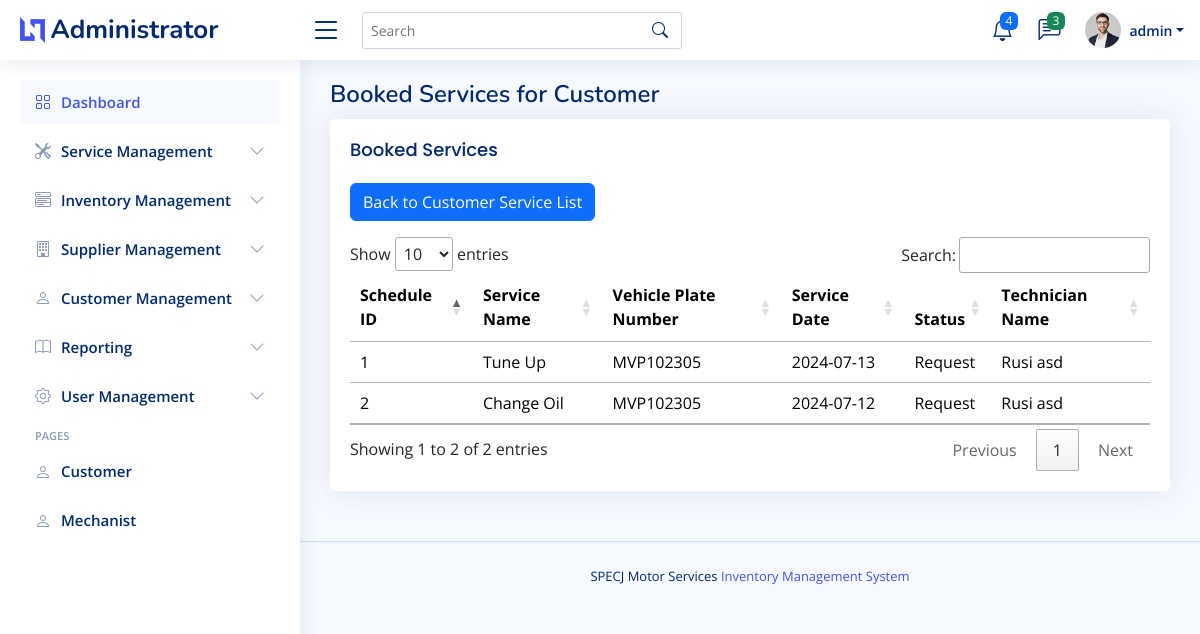
Screenshot of /admin/customer_list_of_services.php?customer_id=4 (signed in) with the database file from the repository.
### tables this page shows
CREATE TABLE `scheduling_services_tbl`  (
  `sched_service_id` int NOT NULL AUTO_INCREMENT,
  `customer_id` int NULL DEFAULT NULL,
  `vehicle_id` int NULL DEFAULT NULL,
  `services_id` int NULL DEFAULT NULL,
  `service_description` varchar(255) NULL DEFAULT NULL,
  `service_date` date NULL DEFAULT NULL,
  `preferred_time` time NULL DEFAULT NULL,
  `mechanist_id` int NULL DEFAULT NULL,
  `technician_notes` varchar(255) NULL DEFAULT NULL,
  `customer_comments` varchar(255) NULL DEFAULT NULL,
  `special_instruction` varchar(255) NULL DEFAULT NULL,
  `status` varchar(255) NULL DEFAULT NULL,
  PRIMARY KEY (`sched_service_id`) USING BTREE
);

CREATE TABLE `services_tbl`  (
  `id` int NOT NULL AUTO_INCREMENT,
  `services_type` enum('Car','Motorcycle') NOT NULL,
  `services_name` varchar(255) NOT NULL,
  `price` decimal(10, 2) NOT NULL,
  PRIMARY KEY (`id`) USING BTREE
);

CREATE TABLE `c_vehicles_registration_tbl`  (
  `id` int NOT NULL AUTO_INCREMENT,
  `customer_id` int NULL DEFAULT NULL,
  `vehicle_model` varchar(100) NOT NULL,
  `vehicle_year` int NOT NULL,
  `license_plate` varchar(20) NOT NULL,
  `mileage` int NULL DEFAULT NULL,
  `vin` varchar(50) NULL DEFAULT NULL,
  `registration_date` date NULL DEFAULT NULL,
  `notes` text NULL,
  PRIMARY KEY (`id`) USING BTREE,
  INDEX `customer_id`(`customer_id` ASC) USING BTREE,
  CONSTRAINT `c_vehicles_registration_tbl_ibfk_1` FOREIGN KEY (`customer_id`) REFERENCES `customers_tbl` (`id`) ON DELETE RESTRICT ON UPDATE RESTRICT
);

### admin/customer_list_of_services.php (the view, shortened to what this page needs)
<?php
include("admin_header.php");
?>
<body>
    <?php
    include("admin_topnav.php");
    include("admin_sidenav.php");
    ?>
    <main id="main" class="main">
        <div class="pagetitle">
            <h1>Booked Services for Customer</h1>
        </div>
        <section class="section">
            <div class="row">
                <div class="col-lg-12">
                    <div class="card">
                        <div class="card-body">
                            <h5 class="card-title">Booked Services</h5>
                            <a href="customer_service_history.php"><button type="button" class="btn btn-primary mb-3">Back to Customer Service List</button></a>
                            <?php
                            if (isset($_GET['customer_id'])) {
                                $customer_id = $_GET['customer_id'];
                                $scheduleQuery = "
                                    SELECT
                                        ss.sched_service_id,
                                        ss.status,
                                        s.services_name,
                                        ss.service_date,
                                        v.license_plate AS vehicle_no,
                                       CONCAT(t.m_firstname, ' ', t.m_lastname) AS mechanist_name
                                    FROM
                                        scheduling_services_tbl ss
                                    INNER JOIN
                                        services_tbl s ON ss.services_id = s.id
                                    INNER JOIN
                                        c_vehicles_registration_tbl v ON ss.vehicle_id = v.id
                                    INNER JOIN
                                        mechanist_tbl t ON ss.mechanist_id = t.id
                                    WHERE
                                        ss.customer_id = ?
                                ";
                                $scheduleStmt = $connection->prepare($scheduleQuery);
                                $scheduleStmt->bind_param('i', $customer_id);
                                $scheduleStmt->execute();
                                $scheduleResult = $scheduleStmt->get_result();
                                if ($scheduleResult->num_rows > 0) {
                                    echo "<table id='bookedServicesTable' class='table table-hovered'>";
                                    echo "<thead>";
                                    echo "<tr>";
                                    echo "<th>Schedule ID</th>";
                                    echo "<th>Service Name</th>";
                                    echo "<th>Vehicle Plate Number</th>";
                                    echo "<th>Service Date</th>";
                                    echo "<th>Status</th>";
                                    echo "<th>Technician Name</th>";
                                    echo "</tr>";
                                    echo "</thead>";
                                    echo "<tbody>";
                                    while ($scheduleRow = $scheduleResult->fetch_assoc()) {
                                        echo "<tr>";
                                        echo "<td>" . htmlspecialchars($scheduleRow['sched_service_id']) . "</td>";
                                        echo "<td>" . htmlspecialchars($scheduleRow['services_name']) . "</td>";
                                        echo "<td>" . htmlspecialchars($scheduleRow['vehicle_no']) . "</td>";
                                        echo "<td>" . htmlspecialchars($scheduleRow['service_date']) . "</td>";
                                        echo "<td>" . htmlspecialchars($scheduleRow['status']) . "</td>";
                                        echo "<td>" . htmlspecialchars($scheduleRow['mechanist_name']) . "</td>";
                                        echo "</tr>";
                                    }
                                    echo "</tbody>";
                                    echo "</table>";
                                } else {
                                    echo "<p>No booked services found for this customer.</p>";
                                }
                            } else {
                                echo "<p>Invalid request.</p>";
                            }
                            ?>
                        </div>
                    </div>
                </div>
            </div>
        </section>
    </main>
    <?php
    include("admin_footer.php");
    ?>

### assets/css/style.css (style rules this page uses)
:root { scroll-behavior: smooth; }
body { font-family: "Open Sans", sans-serif; background: #f6f9ff; color: #444444; }
h1, h2, h3, h4, h5, h6 { font-family: "Nunito", sans-serif; }
#main { margin-top: 60px; padding: 20px 30px; transition: all 0.3s; }
.pagetitle { margin-bottom: 10px; }
.pagetitle h1 { font-size: 24px; margin-bottom: 0; font-weight: 600; color: #012970; }
.card { margin-bottom: 30px; border: none; border-radius: 5px; box-shadow: 0px 0 30px rgba(1, 41, 112, 0.1); }
.card-title { padding: 20px 0 15px 0; font-size: 18px; font-weight: 500; color: #012970; font-family: "Poppins", sans-serif; }
.card-body { padding: 0 20px 20px 20px; }
@media (min-width: 1200px) { #main, #footer { margin-left: 300px; } }

### rows the page displays
scheduling_services_tbl: sched_service_id "1", services_tbl.services_name "Tune Up", c_vehicles_registration_tbl.license_plate "MVP102305", service_date "2024-07-13", status "Request", mechanist_name "Rusi asd"
scheduling_services_tbl: sched_service_id "2", services_tbl.services_name "Change Oil", c_vehicles_registration_tbl.license_plate "MVP102305", service_date "2024-07-12", status "Request", mechanist_name "Rusi asd"

### other values shown
$_SESSION['username'] "admin"
